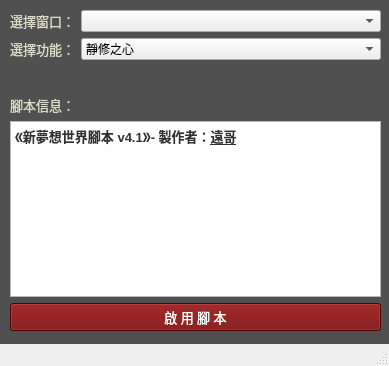
<?xml version="1.0" encoding="UTF-8"?>
<ui version="4.0">
 <class>MainWindow</class>
 <widget class="QMainWindow" name="MainWindow">
  <property name="geometry">
   <rect>
    <x>0</x>
    <y>0</y>
    <width>389</width>
    <height>366</height>
   </rect>
  </property>
  <property name="windowTitle">
   <string>MainWindow</string>
  </property>
  <widget class="QWidget" name="centralwidget">
   <widget class="QWidget" name="layoutWidget">
    <property name="geometry">
     <rect>
      <x>10</x>
      <y>10</y>
      <width>371</width>
      <height>321</height>
     </rect>
    </property>
    <layout class="QVBoxLayout" name="verticalLayout">
     <item>
      <layout class="QFormLayout" name="formLayout">
       <item row="0" column="0">
        <widget class="QLabel" name="label_5">
         <property name="font">
          <font>
           <family>PMingLiU</family>
           <pointsize>10</pointsize>
           <weight>50</weight>
           <italic>false</italic>
           <bold>false</bold>
           <underline>false</underline>
          </font>
         </property>
         <property name="styleSheet">
          <string notr="true">font: 10pt &quot;PMingLiU&quot;;
color: rgb(219, 220, 199);</string>
         </property>
         <property name="text">
          <string>選擇窗口：</string>
         </property>
        </widget>
       </item>
       <item row="0" column="1">
        <widget class="QComboBox" name="comboBox_window">
         <property name="styleSheet">
          <string notr="true">font: 10pt &quot;PMingLiU&quot;;</string>
         </property>
        </widget>
       </item>
       <item row="1" column="0">
        <widget class="QLabel" name="label_2">
         <property name="font">
          <font>
           <family>PMingLiU</family>
           <pointsize>10</pointsize>
           <weight>50</weight>
           <italic>false</italic>
           <bold>false</bold>
          </font>
         </property>
         <property name="styleSheet">
          <string notr="true">font: 10pt &quot;PMingLiU&quot;;
color: rgb(219, 220, 199);</string>
         </property>
         <property name="text">
          <string>選擇功能：</string>
         </property>
        </widget>
       </item>
       <item row="1" column="1">
        <widget class="QComboBox" name="comboBox_action">
         <property name="styleSheet">
          <string notr="true">font: 10pt &quot;PMingLiU&quot;;</string>
         </property>
         <item>
          <property name="text">
           <string>靜修之心</string>
          </property>
         </item>
         <item>
          <property name="text">
           <string>專有寶圖任務</string>
          </property>
         </item>
         <item>
          <property name="text">
           <string>運鏢任務</string>
          </property>
         </item>
         <item>
          <property name="text">
           <string>廚神任務</string>
          </property>
         </item>
        </widget>
       </item>
       <item row="2" column="0">
        <spacer name="verticalSpacer">
         <property name="orientation">
          <enum>Qt::Vertical</enum>
         </property>
         <property name="sizeHint" stdset="0">
          <size>
           <width>20</width>
           <height>40</height>
          </size>
         </property>
        </spacer>
       </item>
       <item row="3" column="0">
        <widget class="QLabel" name="label_3">
         <property name="font">
          <font>
           <family>PMingLiU</family>
           <pointsize>10</pointsize>
           <weight>50</weight>
           <italic>false</italic>
           <bold>false</bold>
          </font>
         </property>
         <property name="styleSheet">
          <string notr="true">font: 10pt &quot;PMingLiU&quot;;
color: rgb(219, 220, 199);</string>
         </property>
         <property name="text">
          <string>腳本信息：</string>
         </property>
        </widget>
       </item>
       <item row="3" column="1">
        <widget class="QLabel" name="label_4">
         <property name="text">
          <string/>
         </property>
        </widget>
       </item>
       <item row="4" column="0" colspan="2">
        <widget class="QTextBrowser" name="textBrowser_info">
         <property name="styleSheet">
          <string notr="true">font: 10pt &quot;PMingLiU&quot;;</string>
         </property>
         <property name="html">
          <string>&lt;!DOCTYPE HTML PUBLIC &quot;-//W3C//DTD HTML 4.0//EN&quot; &quot;http://www.w3.org/TR/REC-html40/strict.dtd&quot;&gt;
&lt;html&gt;&lt;head&gt;&lt;meta name=&quot;qrichtext&quot; content=&quot;1&quot; /&gt;&lt;style type=&quot;text/css&quot;&gt;
p, li { white-space: pre-wrap; }
&lt;/style&gt;&lt;/head&gt;&lt;body style=&quot; font-family:'PMingLiU'; font-size:10pt; font-weight:400; font-style:normal;&quot;&gt;
&lt;p style=&quot; margin-top:0px; margin-bottom:0px; margin-left:0px; margin-right:0px; -qt-block-indent:0; text-indent:0px;&quot;&gt;&lt;span style=&quot; font-weight:600; color:#313131;&quot;&gt;《新夢想世界腳本 v4.1》- 製作者：&lt;/span&gt;&lt;span style=&quot; font-weight:600; text-decoration: underline; color:#313131;&quot;&gt;遠哥&lt;/span&gt;&lt;/p&gt;
&lt;p style=&quot;-qt-paragraph-type:empty; margin-top:0px; margin-bottom:0px; margin-left:0px; margin-right:0px; -qt-block-indent:0; text-indent:0px;&quot;&gt;&lt;br /&gt;&lt;/p&gt;&lt;/body&gt;&lt;/html&gt;</string>
         </property>
        </widget>
       </item>
      </layout>
     </item>
     <item>
      <widget class="QPushButton" name="pushButton_start">
       <property name="font">
        <font>
         <family>Rockwell Extra Bold</family>
         <pointsize>10</pointsize>
         <weight>10</weight>
         <italic>false</italic>
         <bold>false</bold>
        </font>
       </property>
       <property name="styleSheet">
        <string notr="true">background-color: rgb(113, 0, 0);
font: 81 10pt &quot;Rockwell Extra Bold&quot;;
color: rgb(255, 255, 255);</string>
       </property>
       <property name="text">
        <string>啟 用 腳 本</string>
       </property>
      </widget>
     </item>
    </layout>
   </widget>
   <widget class="QGraphicsView" name="graphicsView">
    <property name="geometry">
     <rect>
      <x>-360</x>
      <y>-300</y>
      <width>751</width>
      <height>651</height>
     </rect>
    </property>
    <property name="styleSheet">
     <string notr="true">background-color: rgb(80, 80, 80);
</string>
    </property>
   </widget>
   <zorder>graphicsView</zorder>
   <zorder>layoutWidget</zorder>
  </widget>
  <widget class="QStatusBar" name="statusbar"/>
  <action name="action">
   <property name="text">
    <string>版本要點</string>
   </property>
  </action>
  <action name="action_2">
   <property name="text">
    <string>使用說明</string>
   </property>
  </action>
 </widget>
 <resources/>
 <connections/>
</ui>
